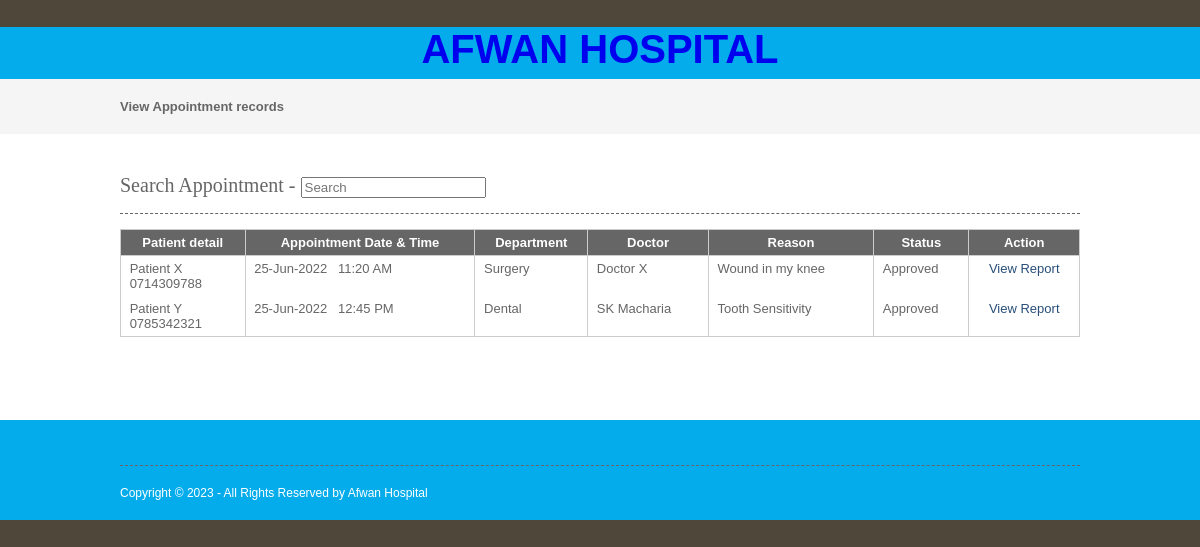
The page /viewappointment.php on the database as committed earlier.
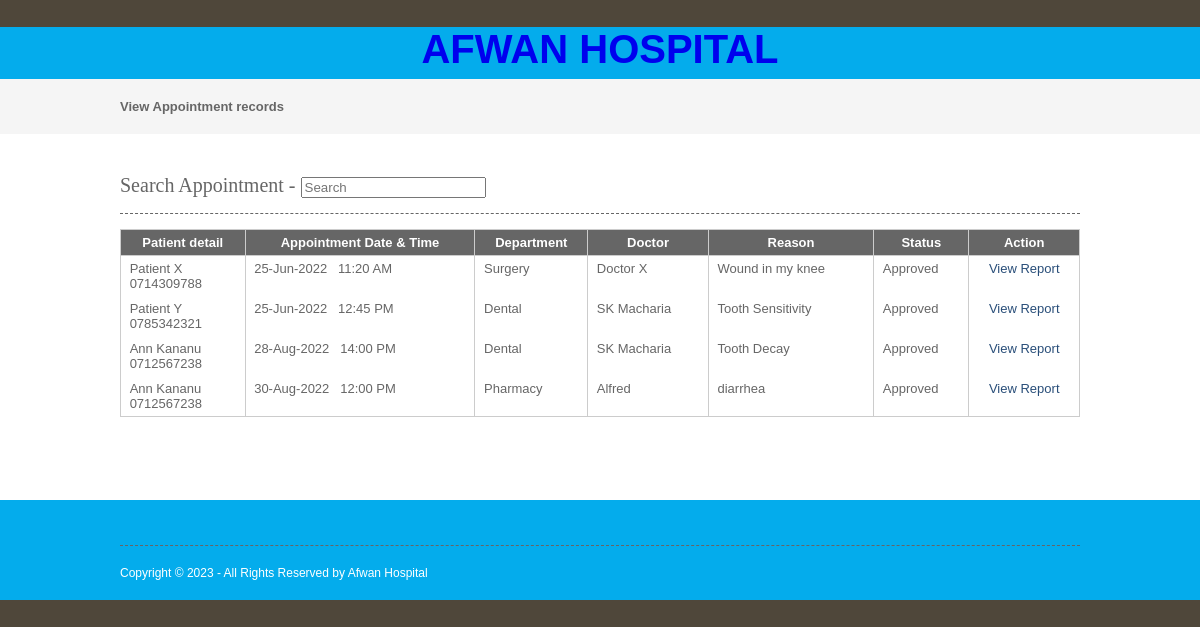
The same page on the database as committed later.
### tables this page shows
CREATE TABLE `appointment` (
  `appointmentid` int(10) NOT NULL,
  `appointmenttype` varchar(25) NOT NULL,
  `patientid` int(10) NOT NULL,
  `roomid` int(10) NOT NULL,
  `departmentid` int(10) NOT NULL,
  `appointmentdate` date NOT NULL,
  `appointmenttime` time NOT NULL,
  `doctorid` int(10) NOT NULL,
  `status` varchar(10) NOT NULL,
  `app_reason` text NOT NULL
);

CREATE TABLE `patient` (
  `patientid` int(10) NOT NULL,
  `patientname` varchar(50) NOT NULL,
  `admissiondate` date NOT NULL,
  `admissiontime` time NOT NULL,
  `address` varchar(250) NOT NULL,
  `mobileno` varchar(15) NOT NULL,
  `city` varchar(25) NOT NULL,
  `loginid` varchar(50) NOT NULL,
  `password` varchar(25) NOT NULL,
  `bloodgroup` varchar(20) NOT NULL,
  `gender` varchar(10) NOT NULL,
  `dob` date NOT NULL,
  `status` varchar(10) NOT NULL
);

CREATE TABLE `department` (
  `departmentid` int(10) NOT NULL,
  `departmentname` varchar(100) NOT NULL,
  `description` text NOT NULL,
  `status` varchar(10) NOT NULL
);

CREATE TABLE `doctor` (
  `doctorid` int(10) NOT NULL,
  `doctorname` varchar(50) NOT NULL,
  `mobileno` varchar(15) NOT NULL,
  `departmentid` int(10) NOT NULL,
  `loginid` varchar(25) NOT NULL,
  `password` varchar(25) NOT NULL,
  `status` varchar(10) NOT NULL,
  `education` varchar(25) NOT NULL,
  `experience` float(11,1) NOT NULL,
  `consultancy_charge` float(10,2) NOT NULL
);

### viewappointment.php (the view, shortened to what this page needs)
<?php
include("headers.php");
include("dbconnection.php");
?>
<div class="wrapper col2">
  <div id="breadcrumb">
    <ul>
      <li class="first">View Appointment records</li></ul>
  </div>
</div>
<div class="wrapper col4">
  <div id="container">
   <section class="container">
<h2>Search Appointment - <input type="search" class="light-table-filter" data-table="order-table" placeholder="Search" /></h2>
    <table class="order-table">
      <thead>
        <tr>
          <th>Patient detail</th>
          <th>Appointment Date &  Time</th>
          <th>Department</th>
          <th>Doctor</th>
          <th>Reason</th>
          <th>Status</th>
          <th><div align="center">Action</div></th>
        </tr>
        </thead>
        <tbody>
          <?php
		$sql ="SELECT * FROM appointment WHERE (status !='')";
		$qsql = mysqli_query($con,$sql);
		while($rs = mysqli_fetch_array($qsql))
		{
			$sqlpat = "SELECT * FROM patient WHERE patientid='$rs[patientid]'";
			$qsqlpat = mysqli_query($con,$sqlpat);
			$rspat = mysqli_fetch_array($qsqlpat);
			$sqldept = "SELECT * FROM department WHERE departmentid='$rs[departmentid]'";
			$qsqldept = mysqli_query($con,$sqldept);
			$rsdept = mysqli_fetch_array($qsqldept);
			$sqldoc= "SELECT * FROM doctor WHERE doctorid='$rs[doctorid]'";
			$qsqldoc = mysqli_query($con,$sqldoc);
			$rsdoc = mysqli_fetch_array($qsqldoc);
        echo "<tr>
          <td>&nbsp;$rspat[patientname]<br>&nbsp;$rspat[mobileno]</td>
			 <td>&nbsp;" . date("d-M-Y",strtotime($rs[appointmentdate])) . " &nbsp; " . date("H:i A",strtotime($rs[appointmenttime])) . "</td>
		    <td>&nbsp;$rsdept[departmentname]</td>
			   <td>&nbsp;$rsdoc[doctorname]</td>
			    <td>&nbsp;$rs[app_reason]</td>
			    <td>&nbsp;$rs[status]</td>
          <td><div align='center'>";
		  if($rs[status] != "Approved")
		  {
				  if(!(isset($_SESSION[patientid])))
				  {
						  echo "<a href='appointmentapproval.php?editid=$rs[appointmentid]'>Approve</a><hr>";
				  }
				 echo "  <a href='viewappointment.php?delid=$rs[appointmentid]'>Delete</a>";
		  }
		  else
		  {
				echo "<a href='patientreport.php?patientid=$rs[patientid]&appointmentid=$rs[appointmentid]'>View Report</a>";
		  }
		 echo "</center></td></tr>";
		}
		?>
      </tbody>
    </table>
    </section>
    <p>&nbsp;</p>
  </div>
</div>
<?php
include("footers.php");
?>

### headers.php (shortened to what this page needs)
<!DOCTYPE html PUBLIC "-//W3C//DTD XHTML 1.0 Transitional//EN" "http://www.w3.org/TR/xhtml1/DTD/xhtml1-transitional.dtd">
<html xmlns="http://www.w3.org/1999/xhtml">
<head>
<link rel="stylesheet" href="layout/styles/layout.css" type="text/css" />
</head>
<body id="top">
<div class="wrapper col1">
<?php
if(isset($_SESSION['patientid']))
{
?>
<center><a href="patientaccount.php"><h1 style="font-size:40px;">AFWAN HOSPITAL </h1></a></center>
<?php
} elseif (isset($_SESSION[adminid])) {
    ?>
    <center><a href="adminaccount.php"><h1 style="font-size:40px;">AFWAN HOSPITAL </h1></a></center>
    <?php
    } elseif (isset($_SESSION[doctorid])) {
        ?>
        <center><a href="doctoraccount.php"><h1 style="font-size:40px;">AFWAN HOSPITAL </h1></a></center>
        <?php
} else {
    ?>
    <center><a href="index.php"><h1 style="font-size:40px;">AFWAN HOSPITAL </h1></a></center>
    <?php
}
?>
  <div id="head">
  </div>
</div>

### footers.php (shortened to what this page needs)
<div class="wrapper col5">
  <div id="footer">
    <div id="copyright">
      <p class="fl_left">Copyright &copy; <?php echo date('Y');?> - All Rights Reserved by Afwan Hospital </p>
      <br class="clear" />
    </div>
  </div>
</div>
</body>
</html>

### layout/styles/layout.css (style rules this page uses)
html { overflow-y:scroll; }
body { margin:0; padding:0; font-size:13px; font-family:verdana, Arial, Helvetica, sans-serif; color:#FFFFFF; background-color:#4F473A; }
a { outline:none; text-decoration:none; }
.fl_left, .imgl { float:left; }
div.wrapper { display:block; width:100%; margin:0; text-align:left; }
.col1 { color:#000000; background-color:#04acec; }
.col2 { color:#666666; background-color:#F5F5F5; }
.col3, .col4 { color:#666666; background-color:#FFFFFF; }
.col5 { color:#FFFFFF; background-color:#04acec; }
#head, #gallery, #breadcrumb, #container, #footer { display:block; position:relative; width:960px; margin:0 auto; }
#head { height:110px; z-index:1000; }
#breadcrumb { padding:20px 0; }
#breadcrumb ul { margin:0; padding:0; list-style:none; }
#breadcrumb ul li { display:inline; }
#breadcrumb ul li.first { font-weight:bold; }
#container { padding:40px 0; }
#container h1, #container h2, #container h3, #container h4, #container h5, #container h6 { margin:0 0 15px 0; padding:0 0 15px 0; line-height:normal; font-weight:normal; font-size:20px; font-family:Georgia, "Times New Roman", Times, serif; border-bottom:1px dashed #666666; }
#container a { color:#294E79; background-color:#FFFFFF; }
#footer { padding:20px 0; }
#copyright { display:block; float:left; width:100%; margin:25px 0 0 0; padding:20px 0 0 0; font-size:12px; border-top:1px dashed #666666; }
#copyright p { margin:0; padding:0; }

### layout/styles/tables.css (style rules this page uses)
table { width:100%; border-collapse:collapse; table-layout:auto; vertical-align:top; margin-bottom:15px; border:1px solid #CCCCCC; }
table thead th { color:#FFFFFF; background-color:#666666; border:1px solid #CCCCCC; border-collapse:collapse; text-align:center; table-layout:auto; vertical-align:middle; }
table tbody td { vertical-align:top; border-collapse:collapse; border-left:1px solid #CCCCCC; border-right:1px solid #CCCCCC; }
table thead th, table tbody td { padding:5px; border-collapse:collapse; }

### headers.php (style rules this page uses)
#head { margin-top:-130px; }

Rows that differ between the two databases and show on the page:
added appointment: patientid.patientname "Ann Kananu", patientid.mobileno "0712567238", appointmentdate "28-Aug-2022", appointmenttime "14:00 PM", departmentid.departmentname "Dental", doctorid.doctorname "SK Macharia", app_reason "Tooth Decay", status "Approved"
added appointment: patientid.patientname "Ann Kananu", patientid.mobileno "0712567238", appointmentdate "30-Aug-2022", appointmenttime "12:00 PM", departmentid.departmentname "Pharmacy", doctorid.doctorname "Alfred", app_reason "diarrhea", status "Approved"
